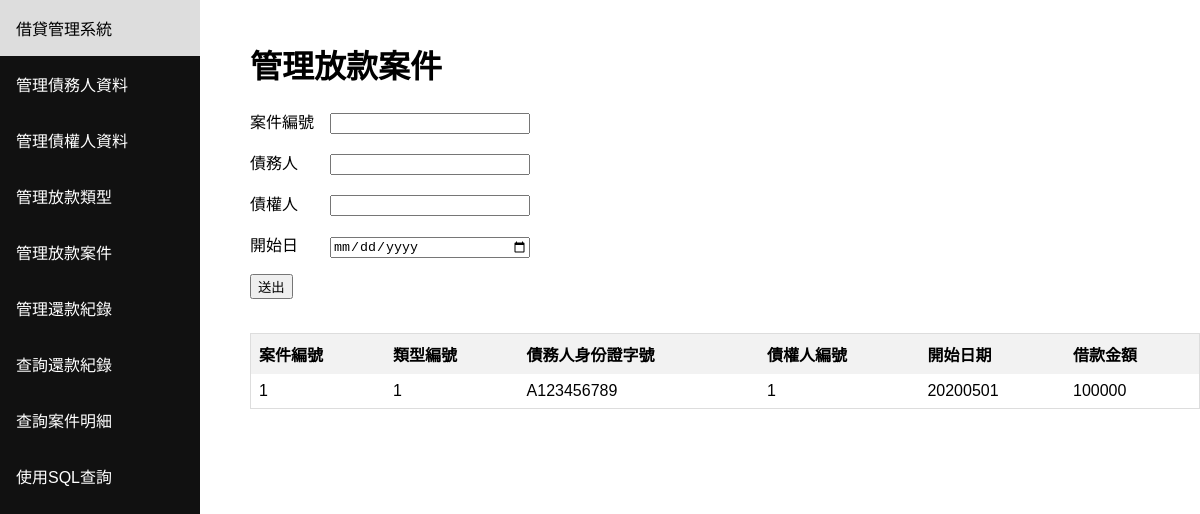
Page /project on the earlier database version.
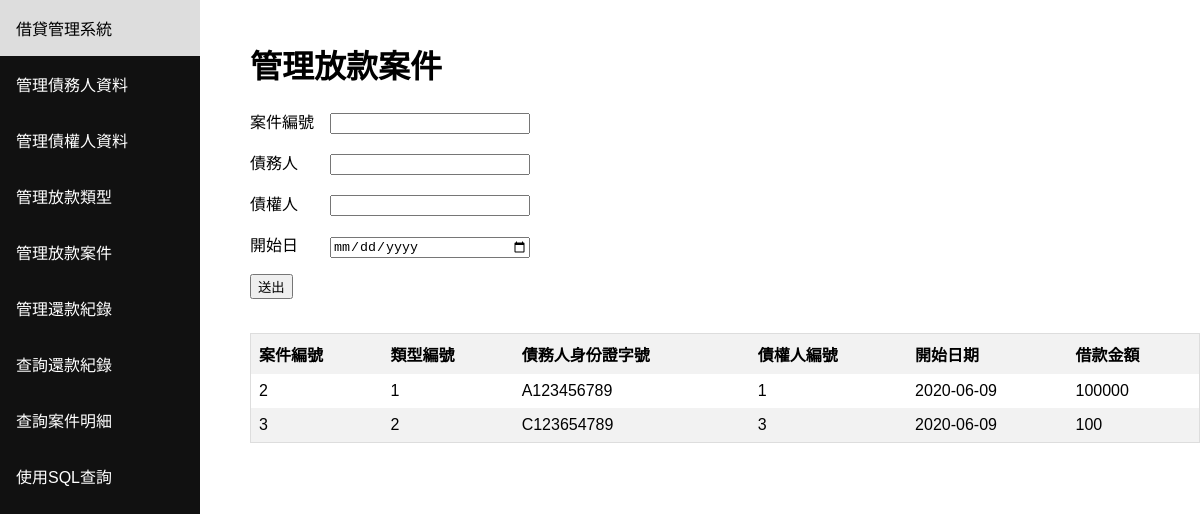
Same page on the later database version.
### tables this page shows
CREATE TABLE "LOAN_PROJECT" (
	`ProjectNumber`	INTEGER NOT NULL PRIMARY KEY AUTOINCREMENT,
	`TypeNumber`	INTEGER NOT NULL,
	`DebterID`	TEXT NOT NULL,
	`CreditorNumber`	INTEGER NOT NULL,
	`StartDate`	NUMERIC NOT NULL,
	`OutstandingAmount`	INTEGER NOT NULL
);

### main.py (the view, shortened to what this page needs)
@app.route('/project', methods=['GET', 'POST'])
def project():
    types = get_query("select TypeNumber,TypeName, TotalPrinciple, NumberOfPeriod from LOAN_PROJECT_TYPE;")
    debters = get_query("select ID, Name from DEBTER;")
    creditors = get_query("select CreditorNumber, Name from CREDITOR;")
    table = get_query("select * from LOAN_PROJECT;")
    return render_template(
                'project.html',
                types=types,
                debters=debters,
                creditors=creditors,
                columns=['案件編號','類型編號','債務人身份證字號','債權人編號','開始日期','借款金額'],
                table=table
            )

### main.py (called while the page is built)
def get_query(query):
    conn = sqlite3.connect('database.db')
    conn.row_factory = sqlite3.Row
    cur = conn.cursor()
    exe = cur.execute(query)
    rows = cur.fetchall()
    conn.close()
    output = []
    for row in rows:
        temp = dict(row)
        output.append(list(temp.values()))
    return output

### templates/project.html (shortened to what this page needs)
<html><body><div class="sidenav"><a href="/">借貸管理系統</a><a href="/debter">管理債務人資料</a><a href="/creditor">管理債權人資料</a><a href="/project_type">管理放款類型</a><a href="/project">管理放款案件</a><a href="/period">管理還款紀錄</a><a href="/repayment_record">查詢還款紀錄</a><a href="/">查詢案件明細</a><a href="/sql">使用SQL查詢</a></div><div class="content"><h1>管理放款案件</h1><form method="POST" action=""><div><p>案件編號　<input id="TypeNumber" list="TypeNames" name="TypeNumber" autocomplete="off" style="width:200px"/></p><p>債務人　　<input id="DebterID" list="Debters" name="DebterID" autocomplete="off" style="width:200px"/></p><p>債權人　　<input id="CreditorNumber" list="Creditors" name="CreditorNumber" autocomplete="off" style="width:200px"/></p><p>開始日　　<input name="StartDate" type="date" style="width:200px"/></p><p><input type="submit" value="送出"/></p></div><br/><div style="overflow-x:auto;"><table><thead>{% for column in columns %}<th>{{ column }}</th>{% endfor %}</thead><tbody>{% for row in table %}<tr>{% for item in row %}<td>{{ item }}</td>{% endfor %}</tr>{% endfor %}</tbody></table></div></form></div></body></html>

### templates/project.html (style rules this page uses)
* { box-sizing: border-box; }
body { margin: 0; font-family: Arial, Helvetica, sans-serif; }
.sidenav { height: 100%; width: 200px; position: fixed; z-index: 1; top: 0; left: 0; background-color: #111; overflow-x: hidden; }
.sidenav a { color: white; padding: 16px; text-decoration: none; display: block; }
.content { margin-left: 200px; padding-left: 50px; padding-top: 20px; }
table { border-collapse: collapse; border-spacing: 0; width: 100%; border: 1px solid #ddd; }
th, td { text-align: left; padding: 8px; }
tr:nth-child(even) { background-color: #f2f2f2 }

Differences in the rows shown:
removed LOAN_PROJECT: row "1" "1" "1", DebterID "A123456789", StartDate "20200501", OutstandingAmount "100000"
added LOAN_PROJECT: row "2" "1" "1", DebterID "A123456789", StartDate "2020-06-09", OutstandingAmount "100000"
added LOAN_PROJECT: row "3" "2" "3" "100", DebterID "C123654789", StartDate "2020-06-09"
